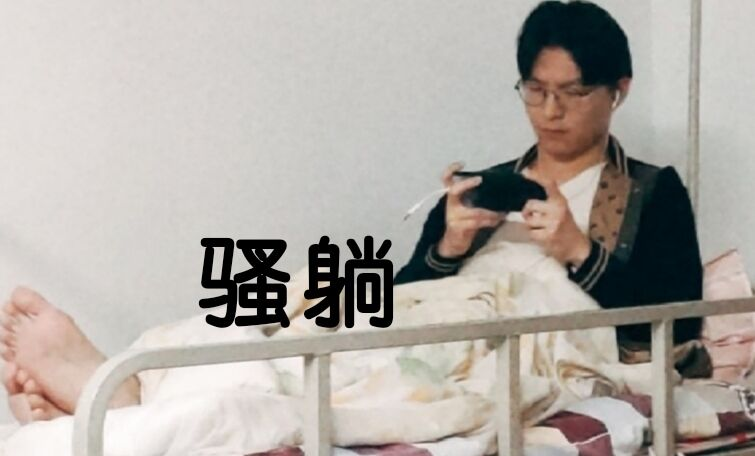
#> input picture Workes/longge.jpg, 755 x 456 px
$ python 201909052demo5_4_30.py
#> lines starting #> are read from the running program, lines starting #| are printed output that depends on the picture
# =================
from PIL import Image,ImageFilter
import cv2
import matplotlib.pyplot as plt
im = Image.open('longge.jpg')
#> im is the input picture: PIL image 755x456 RGB; mean R, G, B 177.6, 171.7, 165.8
r,g,b = im.split()
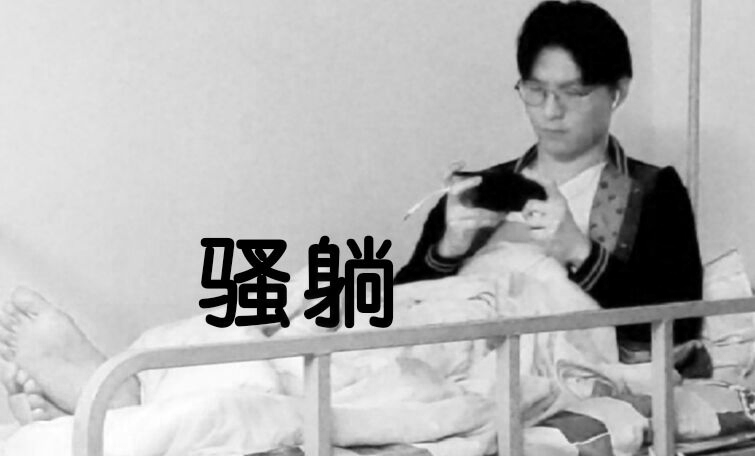
#> r: PIL image 755x456 L; min 0, max 255, mean 177.6
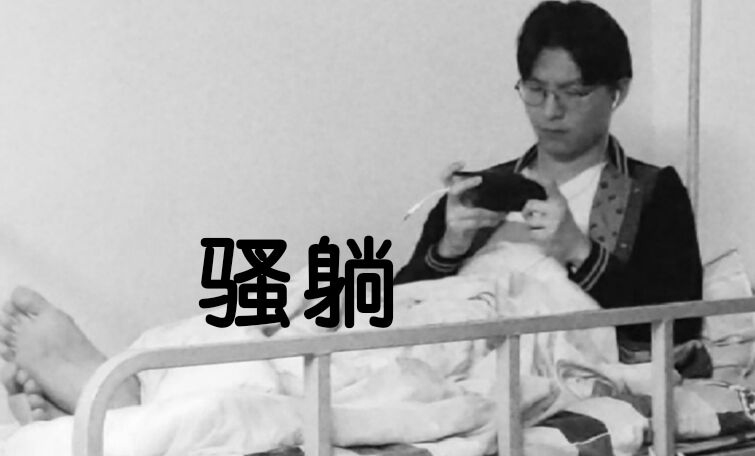
#> g: PIL image 755x456 L; min 0, max 254, mean 171.7
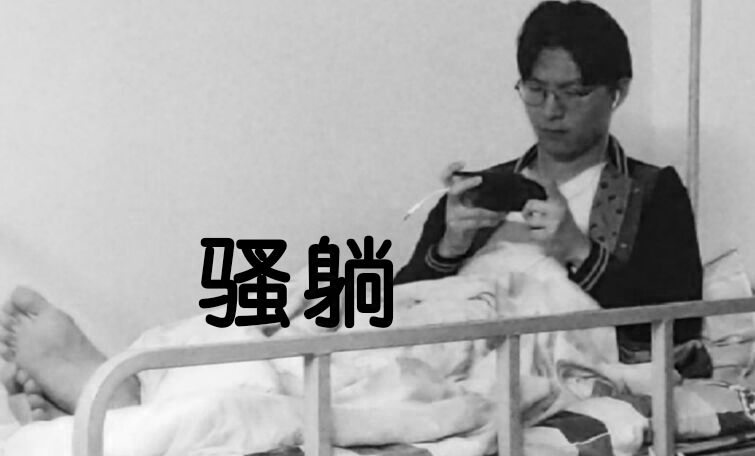
#> b: PIL image 755x456 L; min 0, max 254, mean 165.8
plt.figure("longlong")
om = Image.merge("RGB",(b,r,g))
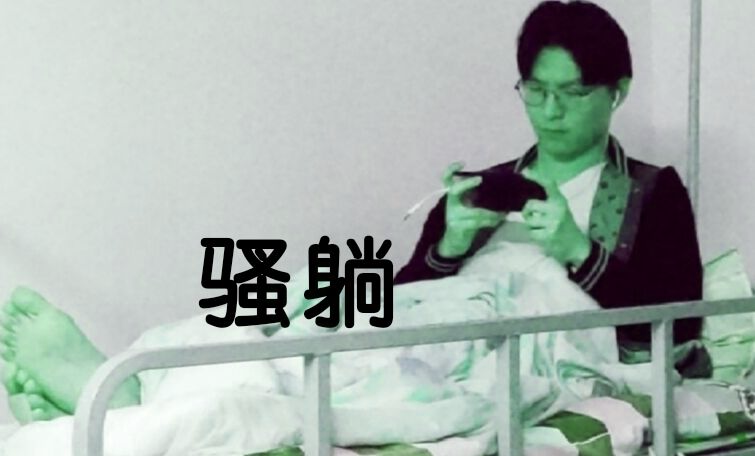
#> om: PIL image 755x456 RGB; mean R, G, B 165.8, 177.6, 171.7
om2 = im.filter(ImageFilter.CONTOUR)
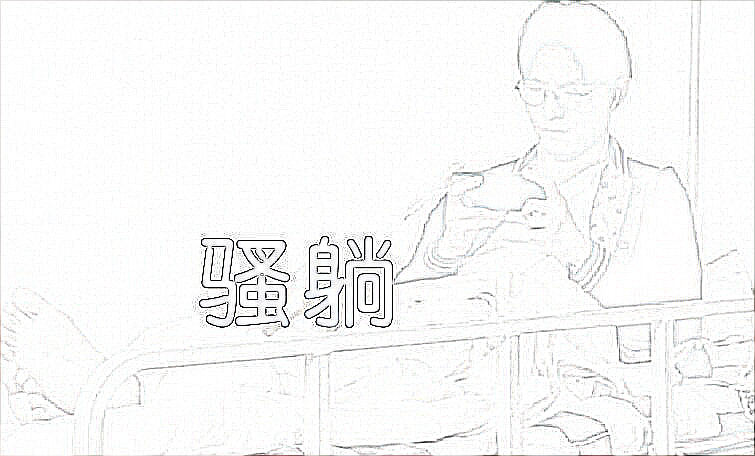
#> om2: PIL image 755x456 RGB; mean R, G, B 247.9, 247.9, 247.8
plt.imshow(om2)
# ===================
plt.show()

# [14 lines of commented-out code are left out]
